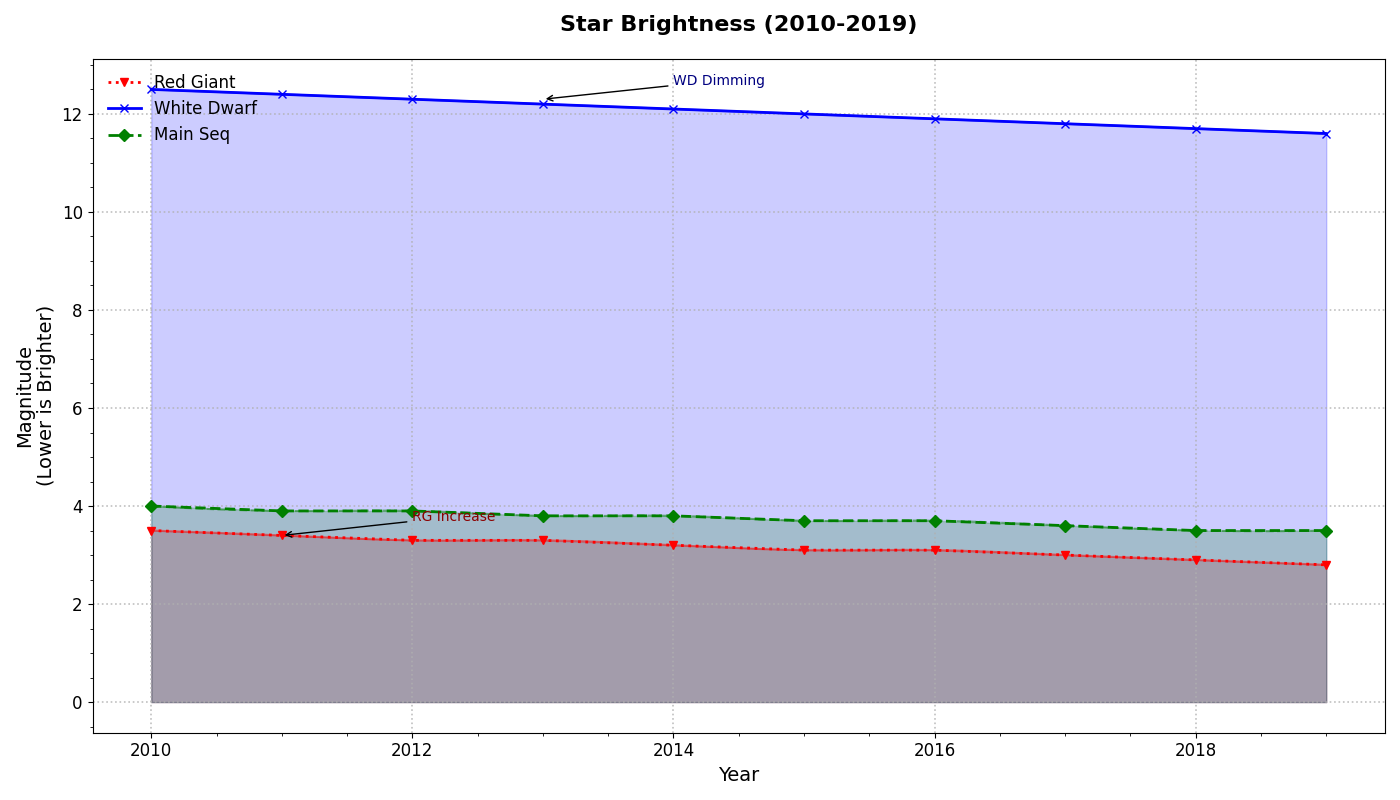

Generate this figure with Python:
import matplotlib.pyplot as plt
import numpy as np
from scipy.interpolate import make_interp_spline

years = np.arange(2010, 2020)
red_giant_magnitudes = np.array([3.5, 3.4, 3.3, 3.3, 3.2, 3.1, 3.1, 3.0, 2.9, 2.8])
white_dwarf_magnitudes = np.array([12.5, 12.4, 12.3, 12.2, 12.1, 12.0, 11.9, 11.8, 11.7, 11.6])
main_sequence_magnitudes = np.array([4.0, 3.9, 3.9, 3.8, 3.8, 3.7, 3.7, 3.6, 3.5, 3.5])

fig, ax = plt.subplots(figsize=(14, 8))

# Changed marker styles and line styles
ax.plot(years, red_giant_magnitudes, label='Red Giant', color='red', marker='v', linestyle=':', linewidth=2)
ax.plot(years, white_dwarf_magnitudes, label='White Dwarf', color='blue', marker='x', linestyle='-', linewidth=2)
ax.plot(years, main_sequence_magnitudes, label='Main Seq', color='green', marker='D', linestyle='--', linewidth=2)

# Added a different effect in fill_between for variation
ax.fill_between(years, red_giant_magnitudes, color='red', alpha=0.2)
ax.fill_between(years, white_dwarf_magnitudes, color='blue', alpha=0.2)
ax.fill_between(years, main_sequence_magnitudes, color='green', alpha=0.2)

def smooth_trendline(x, y):
    spline = make_interp_spline(x, y, k=2)
    x_range = np.linspace(min(x), max(x), 300)
    smooth_y = spline(x_range)
    return x_range, smooth_y

rg_x, rg_smooth = smooth_trendline(years, red_giant_magnitudes)
wd_x, wd_smooth = smooth_trendline(years, white_dwarf_magnitudes)
ms_x, ms_smooth = smooth_trendline(years, main_sequence_magnitudes)

# Adjusted smooth trendline appearance
ax.plot(rg_x, rg_smooth, color='red', linestyle='-', alpha=0.5)
ax.plot(wd_x, wd_smooth, color='blue', linestyle='-', alpha=0.5)
ax.plot(ms_x, ms_smooth, color='green', linestyle='--', alpha=0.5)

ax.set_title('Star Brightness (2010-2019)', fontsize=16, fontweight='bold', pad=20)
ax.set_xlabel('Year', fontsize=14)
ax.set_ylabel('Magnitude\n(Lower is Brighter)', fontsize=14)

# Changed grid style
ax.grid(True, which='major', linestyle=':', linewidth=1.2, alpha=0.8)
ax.minorticks_on()
ax.tick_params(axis='both', which='major', labelsize=12)

# Adjusted legend style
ax.legend(loc='upper left', fontsize=12, frameon=False)

ax.annotate('RG Increase', xy=(2011, 3.4), xytext=(2012, 3.7),
            arrowprops=dict(facecolor='black', arrowstyle='->'), fontsize=10, color='darkred')
ax.annotate('WD Dimming', xy=(2013, 12.3), xytext=(2014, 12.6),
            arrowprops=dict(facecolor='black', arrowstyle='->'), fontsize=10, color='navy')

plt.tight_layout()
plt.show()
